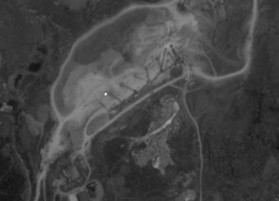
#> input picture 课程/图像处理与分析/code/RegionGrowing/img/jx3.jpg, 279 x 201 px
$ python base.py   (older library calls are emulated)
#> lines starting #> are read from the running program, lines starting #| are printed output that depends on the picture; after the words box and inside, x2 and y2 are one past the last pixel; in counts of white or black regions, pixels touching at a corner belong together
### 课程/图像处理与分析/code/RegionGrowing/_stack.py
class Stack(object):
    def __init__(self):
        self._item = []

    def push(self, value):
        self._item.append(value)

    def pop(self):
        return self._item.pop()

    def size(self):
        return len(self._item)

    def is_empty(self):
        return True if self.size() == 0 else False

    def empty(self):
        self._item = []

### 课程/图像处理与分析/code/RegionGrowing/base.py
from _stack import Stack
import cv2
import numpy as np
import matplotlib.pyplot as plt


# 仅适用于二值图像
class Region_Growing_Base(object):
    def __init__(self, im=None, im_path=None):
        self.stack = Stack()

        if im is not None:
            self.im = im
        elif im_path is not None:
            self.im_read(im_path)
        else:
            raise ValueError("No Input image!")

        self.im_size = self.im.shape
        self.im_height, self.im_width = self.im_size
        self.im_label = np.full_like(self.im, 0).astype(np.int)

        self.max_label = 0
        self.label_area = {}

    def im_read(self, img_path):
        self.im_path = img_path
        self.im = cv2.imread(self.im_path)

    def output(self, threshold=20):
        im_out = np.zeros_like(self.im)
        im_out = np.stack((im_out, im_out, im_out), axis=2)
        for label_idx in range(1, self.max_label + 1):
            if self.label_area[label_idx] > threshold:  # areas smaller than threshold will be treated as background!!!
                rand_color = np.random.randint(0, 255), np.random.randint(0, 255), np.random.randint(0, 255)
                im_out[np.where(self.im_label == label_idx)] = rand_color
        cv2.waitKey(0)
        return im_out

    def run(self):
        for x0 in range(self.im_height):
            for y0 in range(self.im_width):
                if self.im_label[x0, y0] == 0 and self.im[x0, y0] != 0:  # ignoring the background
                    self.max_label += 1
                    self.im_label[x0, y0] = self.max_label
                    self.stack.push((x0, y0))
                    tmp_area = 1  # tmp_area is the area of growned region in this round
                    while not self.stack.is_empty():
                        x, y = self.stack.pop()
                        tmp_area += self.grow(x, y)

                    self.label_area[self.max_label] = tmp_area

        return self.output(threshold=20)

    def grow(self, x0, y0):
        tmp = 0
        current_label = self.im_label[x0, y0]
        for x, y in self._get_neighbour(x0, y0):
            if self.im_label[x, y] == 0 and self.im[x, y] == self.im[x0, y0]:  # threshold
                self.im_label[x, y] = current_label
                self.stack.push((x, y))
                tmp += 1
        return tmp

    def _get_neighbour(self, x0, y0):
        neighbour = []
        for i in (-1, 0, 1):
            for j in (-1, 0, 1):
                if (i, j) == (0, 0):
                    continue
                x = x0 + i
                y = y0 + j
                if self._in_region(x, y):
                    neighbour.append((x, y))
        return neighbour

    def _in_region(self, x, y):
        return True if 0 <= x < self.im_height and 0 <= y < self.im_width else False


def main():
    ori_im = cv2.imread('img/jx3.jpg', 0)
#> ori_im is the input picture: shape (201, 279); min 16, max 248, mean 68
    aver_gray, u1, u2, u3 = cv2.mean(ori_im)
#> aver_gray = 68.01; u1 = 0; u2 = 0; u3 = 0
    bin_im = ((ori_im > aver_gray) * 255).astype(np.uint8)
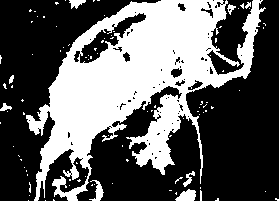
#> bin_im: shape (201, 279); 37.8% white; 96 white regions (86 under 20 px), largest, box (x1, y1, x2, y2) and area: (26, 0, 266, 201) 20278, (175, 189, 196, 201) 174, (89, 180, 104, 201) 133
    grow_seed = Region_Growing_Base(im=bin_im)
    result = grow_seed.run()
#> after the loop in run, `for x0 in range(self.im_height):`:
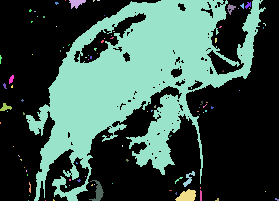
#> self.im_label: shape (201, 279) int64; 97 distinct labels, from 0 to 96; one colour per label, 0 black
#> after the loop in output, `for label_idx in range(1, self.max_label + 1):`:
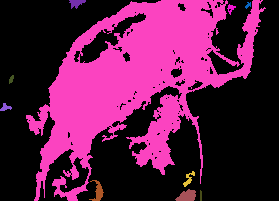
#> im_out: shape (201, 279, 3); mean of channels 0, 1, 2 70.6, 25.2, 92.6; drawn as B, G, R

    cv2.imwrite('base_jx3.png', result)

    print(result)
#> (printed output is left out)
    plt.figure('region growing', figsize=(12, 8))
    plt.subplot(131), plt.imshow(ori_im, cmap='gray'), plt.title('original'), plt.axis('off')
    plt.subplot(132), plt.imshow(bin_im, cmap='gray'), plt.title('binary image'), plt.axis('off')
    plt.subplot(133), plt.imshow(result, cmap='gray'), plt.title('result'), plt.axis('off')
    plt.show()
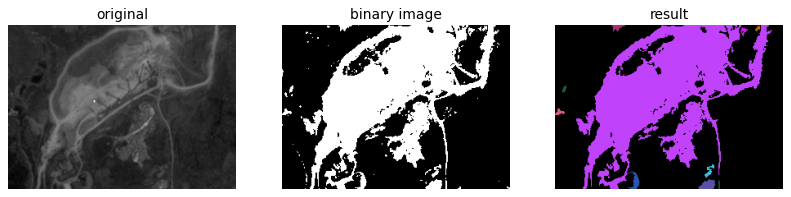
#> figure drawn by matplotlib, 3 panels


if __name__ == '__main__':
    main()

$ run again, with 课程/图像处理与分析/code/RegionGrowing/img/rice.jpg copied over 课程/图像处理与分析/code/RegionGrowing/img/jx3.jpg
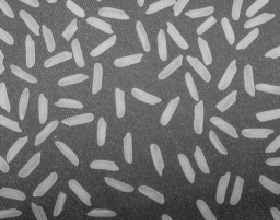
#> input picture 课程/图像处理与分析/code/RegionGrowing/img/rice.jpg, 280 x 220 px
#> in main, ori_im is the input picture: shape (220, 280); min 32, max 216, mean 115.4
#> aver_gray = 115.4; u1 = 0
#> bin_im: shape (220, 280); 34.2% white; 716 white regions (648 under 20 px), largest, box (x1, y1, x2, y2) and area: (40, 0, 87, 72) 1380, (183, 5, 217, 83) 1110, (84, 4, 130, 63) 1018
#> after the loop in run, `for x0 in range(self.im_height):`:
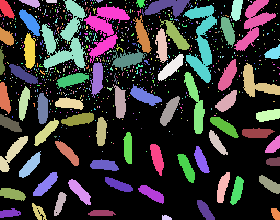
#> self.im_label: shape (220, 280) int64; 717 distinct labels, from 0 to 716; one colour per label, 0 black
#> (printed output is left out)
#> in main, `plt.show()`:
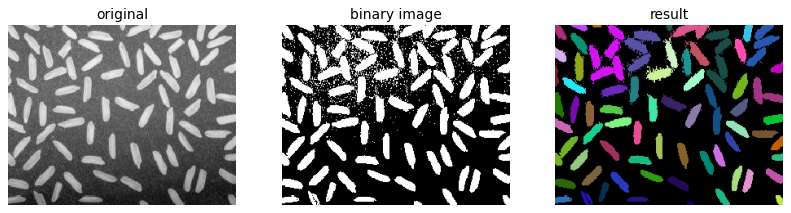
#> figure drawn by matplotlib, 3 panels
